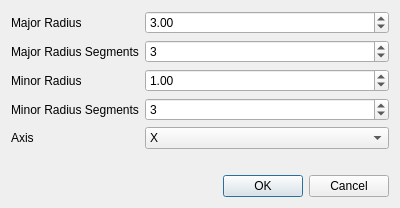
<?xml version="1.0" encoding="UTF-8"?>
<ui version="4.0">
 <class>TorusParametersDialog</class>
 <widget class="QDialog" name="TorusParametersDialog">
  <property name="windowModality">
   <enum>Qt::ApplicationModal</enum>
  </property>
  <property name="geometry">
   <rect>
    <x>0</x>
    <y>0</y>
    <width>400</width>
    <height>208</height>
   </rect>
  </property>
  <property name="minimumSize">
   <size>
    <width>400</width>
    <height>208</height>
   </size>
  </property>
  <property name="windowTitle">
   <string>Torus Parameters</string>
  </property>
  <layout class="QGridLayout" name="gridLayout">
   <item row="0" column="0">
    <layout class="QFormLayout" name="formLayout">
     <item row="0" column="0">
      <widget class="QLabel" name="majorRadiusLabel">
       <property name="text">
        <string>Major Radius</string>
       </property>
      </widget>
     </item>
     <item row="1" column="0">
      <widget class="QLabel" name="majorRadialSegmentsLabel">
       <property name="text">
        <string>Major Radius Segments</string>
       </property>
      </widget>
     </item>
     <item row="1" column="1">
      <widget class="QSpinBox" name="majorRadialSegmentsSpinBox">
       <property name="minimum">
        <number>1</number>
       </property>
       <property name="value">
        <number>3</number>
       </property>
      </widget>
     </item>
     <item row="2" column="0">
      <widget class="QLabel" name="minorRadiusLabel">
       <property name="text">
        <string>Minor Radius</string>
       </property>
      </widget>
     </item>
     <item row="3" column="0">
      <widget class="QLabel" name="minorRadialSegmentsLabel">
       <property name="text">
        <string>Minor Radius Segments</string>
       </property>
      </widget>
     </item>
     <item row="3" column="1">
      <widget class="QSpinBox" name="minorRadialSegmentsSpinBox">
       <property name="minimum">
        <number>1</number>
       </property>
       <property name="value">
        <number>3</number>
       </property>
      </widget>
     </item>
     <item row="4" column="0">
      <widget class="QLabel" name="axisLabel">
       <property name="text">
        <string>Axis</string>
       </property>
      </widget>
     </item>
     <item row="4" column="1">
      <widget class="QComboBox" name="axisComboBox">
       <item>
        <property name="text">
         <string>X</string>
        </property>
       </item>
       <item>
        <property name="text">
         <string>Y</string>
        </property>
       </item>
       <item>
        <property name="text">
         <string>Z</string>
        </property>
       </item>
      </widget>
     </item>
     <item row="0" column="1">
      <widget class="QDoubleSpinBox" name="majorRadiusDoubleSpinBox">
       <property name="singleStep">
        <double>0.010000000000000</double>
       </property>
       <property name="value">
        <double>3.000000000000000</double>
       </property>
      </widget>
     </item>
     <item row="2" column="1">
      <widget class="QDoubleSpinBox" name="minorRadiusDoubleSpinBox">
       <property name="singleStep">
        <double>0.010000000000000</double>
       </property>
       <property name="value">
        <double>1.000000000000000</double>
       </property>
      </widget>
     </item>
    </layout>
   </item>
   <item row="1" column="0">
    <widget class="QDialogButtonBox" name="buttonBox">
     <property name="orientation">
      <enum>Qt::Horizontal</enum>
     </property>
     <property name="standardButtons">
      <set>QDialogButtonBox::Cancel|QDialogButtonBox::Ok</set>
     </property>
    </widget>
   </item>
  </layout>
 </widget>
 <tabstops>
  <tabstop>majorRadiusDoubleSpinBox</tabstop>
  <tabstop>majorRadialSegmentsSpinBox</tabstop>
  <tabstop>minorRadiusDoubleSpinBox</tabstop>
  <tabstop>minorRadialSegmentsSpinBox</tabstop>
  <tabstop>axisComboBox</tabstop>
 </tabstops>
 <resources/>
 <connections>
  <connection>
   <sender>buttonBox</sender>
   <signal>accepted()</signal>
   <receiver>TorusParametersDialog</receiver>
   <slot>accept()</slot>
   <hints>
    <hint type="sourcelabel">
     <x>248</x>
     <y>254</y>
    </hint>
    <hint type="destinationlabel">
     <x>157</x>
     <y>274</y>
    </hint>
   </hints>
  </connection>
  <connection>
   <sender>buttonBox</sender>
   <signal>rejected()</signal>
   <receiver>TorusParametersDialog</receiver>
   <slot>reject()</slot>
   <hints>
    <hint type="sourcelabel">
     <x>316</x>
     <y>260</y>
    </hint>
    <hint type="destinationlabel">
     <x>286</x>
     <y>274</y>
    </hint>
   </hints>
  </connection>
 </connections>
</ui>
